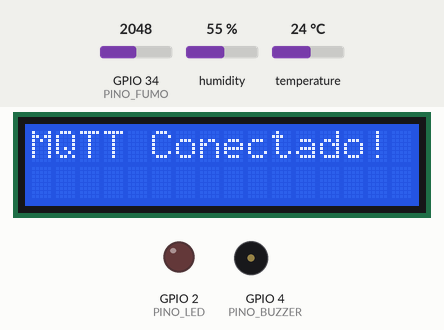
This sketch was run on a simulated ESP32. Shown: 16×2 character LCD, output pins drawn as LEDs (lit = HIGH), buzzer (waves = sounding). Inputs (shaded band) come from the test bench; at power-on: GPIO 34 (PINO_FUMO) = 2048, temperature 24 °C, humidity 55 %. WiFi joins after 1.5 s; servers stay silent unless stated; random numbers use the default seed unless the sketch sets one; no MQTT or app messages arrive unless stated; what the sketch prints to the serial monitor is not drawn.

Above: at 3.7 s.
3.8 s: GPIO 34 (PINO_FUMO) set to 2439
6.9 s: GPIO 34 (PINO_FUMO) set to 2529
At 8.9 s:
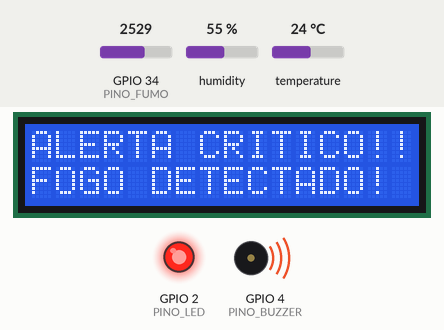
9.7 s: GPIO 34 (PINO_FUMO) set to 2047
At 12.9 s:
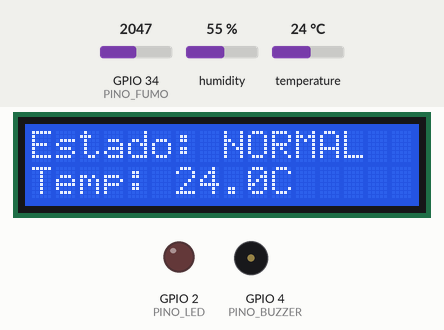
13.2 s: temperature set to 12 °C
At 16.1 s:
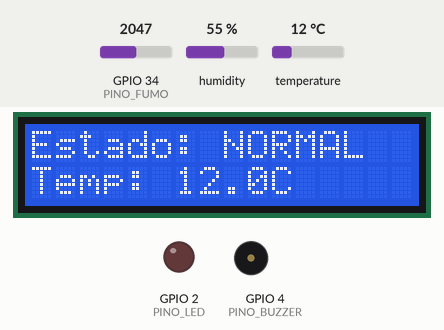
17.2 s: temperature set to 19 °C
At 20.3 s:
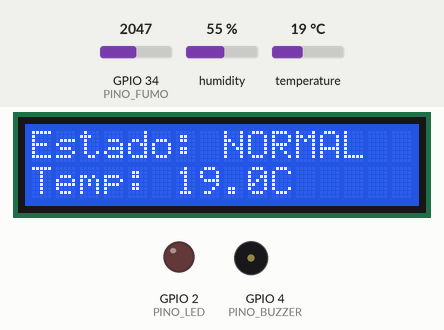
21.2 s: temperature set to 28 °C
At 24.5 s:
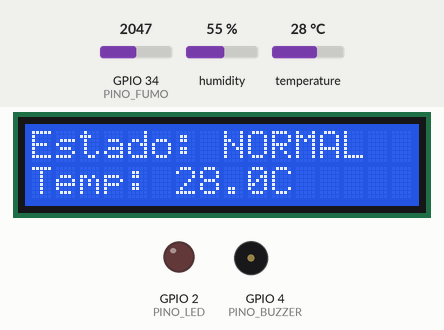
Timing chart, 0 to 26.0 s (numbered marks = the images above; inputs shaded):
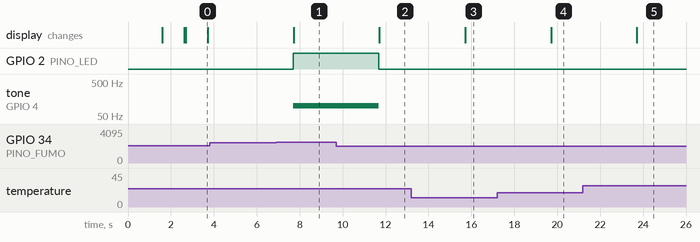

The sketch:

sketch.ino
```cpp
#include <WiFi.h>
#include <WiFiClientSecure.h>
#include <PubSubClient.h>
#include <DHT.h>
#include <LiquidCrystal_I2C.h>
#include <ArduinoJson.h>

const char* ssid = "Wokwi-GUEST";
const char* password = "";

const char* mqtt_server = "6264bb59992c4a7ea9f762277e2f87a1.s1.eu.hivemq.cloud";
const int   mqtt_port = 8883;
const char* mqtt_user = "SatAlertAdmin";
const char* mqtt_pass = "Satalert123abc.";

const char* topico_telemetria = "satalert/telemetria";
const char* topico_alertas = "satalert/alertas";
const char* topico_status = "satalert/status";

WiFiClientSecure espClient;
PubSubClient client(espClient);

#define PINO_DHT 15
#define TIPO_DHT DHT22
DHT dht(PINO_DHT, TIPO_DHT);

#define PINO_FUMO 34
#define PINO_LED 2
#define PINO_BUZZER 4

LiquidCrystal_I2C lcd(0x27, 16, 2);

unsigned long tempoAnteriorTelemetria = 0;
unsigned long tempoAnteriorStatus = 0;

void setup_wifi() {
  lcd.clear();
  lcd.print("Conectando WiFi");
  Serial.print("Conectando ao Wi-Fi ");
  WiFi.begin(ssid, password);
  while (WiFi.status() != WL_CONNECTED) {
    delay(500);
    Serial.print(".");
  }
  lcd.clear();
  lcd.print("WiFi Conectado!");
  Serial.println("\nWi-Fi Conectado!");
  delay(1000);
}

void reconnect() {
  while (!client.connected()) {
    lcd.clear();
    lcd.print("Conectando MQTT");
    Serial.print("Tentando conexao MQTT...");
    String clientId = "ESP32SatAlert-" + String(random(0, 1000));

    if (client.connect(clientId.c_str(), mqtt_user, mqtt_pass)) {
      lcd.clear();
      lcd.print("MQTT Conectado!");
      Serial.println("\nConectado!");
      delay(1000);
    } else {
      Serial.print("Falha, rc=");
      Serial.print(client.state());
      Serial.println(" Tentando em 5s...");
      delay(5000);
    }
  }
}

void setup() {
  Serial.begin(115200);
  espClient.setInsecure();

  pinMode(PINO_LED, OUTPUT);
  pinMode(PINO_BUZZER, OUTPUT);

  lcd.init();
  lcd.backlight();
  dht.begin();

  setup_wifi();
  client.setServer(mqtt_server, mqtt_port);
  Serial.println("Sistema iniciado.");
}

void loop() {
  if (!client.connected()) {
    reconnect();
  }
  client.loop();

  unsigned long tempoAtual = millis();

  if (tempoAtual - tempoAnteriorTelemetria >= 2000) {
    tempoAnteriorTelemetria = tempoAtual;

    float temperatura = dht.readTemperature();
    int valorFumoBruto = analogRead(PINO_FUMO);
    int nivelFumo = map(valorFumoBruto, 0, 4095, 0, 100);

    Serial.print("Temperatura: "); Serial.print(temperatura);
    Serial.print(" | Nível de fumaça: "); Serial.println(nivelFumo);

    if (isnan(temperatura)) return;

    bool focoIncendio = (temperatura > 45 || nivelFumo > 60);

    digitalWrite(PINO_LED, focoIncendio ? HIGH : LOW);
    if(focoIncendio) tone(PINO_BUZZER, 100); else noTone(PINO_BUZZER);

    lcd.clear();
    lcd.setCursor(0, 0);
    lcd.print(focoIncendio ? "ALERTA CRITICO!!" : "Estado: NORMAL");
    lcd.setCursor(0, 1);
    lcd.print(focoIncendio ? "FOGO DETECTADO!" : "Temp: " + String(temperatura, 1) + "C");

    StaticJsonDocument<200> docTelemetria;
    docTelemetria["temperatura"] = temperatura;
    docTelemetria["nivel_fumaca"] = nivelFumo;
    char buffer[200];
    serializeJson(docTelemetria, buffer);
    client.publish(topico_telemetria, buffer);

    StaticJsonDocument<200> docAlerta;
    docAlerta["foco_incendio"] = focoIncendio;
    docAlerta["risco"] = focoIncendio ? "CRITICO - EVACUAR" : "NORMAL";

    char bufferAlerta[200];
    serializeJson(docAlerta, bufferAlerta);
    client.publish(topico_alertas, bufferAlerta);
  }

  if (tempoAtual - tempoAnteriorStatus >= 10000) {
    tempoAnteriorStatus = tempoAtual;
    StaticJsonDocument<200> docStatus;
    docStatus["dispositivo"] = "SatAlert_GroundStation_01";
    docStatus["status_conexao"] = "online";
    docStatus["uptime_seg"] = millis() / 1000;

    char bufferStatus[200];
    serializeJson(docStatus, bufferStatus);
    client.publish(topico_status, bufferStatus);
  }
}
```

Measured:
- the behaviour switches between 2497 and 2498 on GPIO 34 (PINO_FUMO) (found by bisection; images 0 and 1)
- after the input at 3.8 s, every drawn part: stays the same
- after the input at 6.9 s, GPIO 2 (PINO_LED): LOW → HIGH after 0.79 s; tone on GPIO 4 (PINO_BUZZER): silent → 100 Hz after 0.79 s
- after the input at 9.7 s, GPIO 2 (PINO_LED): HIGH → LOW after 2.0 s; tone on GPIO 4 (PINO_BUZZER): 100 Hz → silent after 2.0 s; the display: changes after 2.0 s (image 2)
- after the input at 13.2 s, the display: changes after 2.5 s (image 3)
- after the input at 17.2 s, the display: changes after 2.5 s (image 4)
- after the input at 21.2 s, the display: changes after 2.5 s (image 5)
- what the display in image 0 shows lasts 1.0 s, from 2.7 s to 3.7 s
